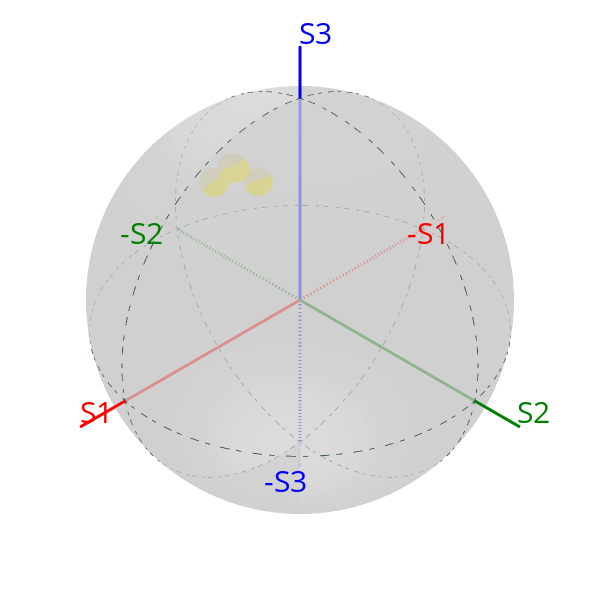

The notebook cell this image was saved under:
### Code cell
S = Stokes('Fiber optic retroreflector')

name_list = ['port2_to_portR_to_FORF_to_port1_max_refl',
'port2_to_portR_to_FORF_to_port1_max_refl_moved_rot',
'port2_to_portR_to_FORF_to_port1_max_refl_moved_rot_again',
'port2_to_portR_to_FORF_to_port1_med_refl']

legend_list = [f'max refl {data_dict['port2_to_portR_to_FORF_to_port1_max_refl'][0]:.2f} dBm',
f'max refl moved/rot {data_dict['port2_to_portR_to_FORF_to_port1_max_refl_moved_rot'][0]:.2f} dBm' ,
f'max refl moved/rot again {data_dict['port2_to_portR_to_FORF_to_port1_max_refl_moved_rot_again'][0]:.2f} dBm',
f'med refl {data_dict['port2_to_portR_to_FORF_to_port1_med_refl'][0]:.2f} dBm']

angles = []
ellipticities = []

for name in name_list:

    angle = np.deg2rad(data_dict[name][8])

    if angle < 0:
        angle += 2*np.pi

    angles.append(angle)

    ellip = np.deg2rad(data_dict[name][10])

    ellipticities.append(ellip)


print(S.general_azimuth_ellipticity(amplitude=1, azimuth=angles, ellipticity=ellipticities))


fig = S.draw_poincare(subplots=True)

fig.show()

fig2 = S.draw_ellipse(draw_arrow=False)
plt.legend(legend_list)

plt.savefig(r'O:\Tech_Photonics\Projects\Narrow Linewidth\MFB Chips\Chip 3 Feedback measurements\PM_components\New_meas\PM_FORF_ellipse.pdf')

### Figure 1 — Plotly figure (JSON) as saved in the notebook; plotly's stock layout.template omitted (floating-point values rounded to 4 significant figures; data arrays with more than 128 entries replaced by an {"elided": "..."} marker saying what was removed)
{"data": [{"hoverinfo": "skip", "line": {"color": "red", "width": 6}, "marker": {"size": 1}, "name": "S1", "scene": "scene", "type": "scatter3d", "x": [0, 1.2], "y": [0, 0], "z": [0, 0]}, {"hoverinfo": "skip", "line": {"color": "red", "dash": "dash", "width": 6}, "marker": {"size": 1}, "name": "-S1", "scene": "scene", "type": "scatter3d", "x": [0, -1.2], "y": [0, 0], "z": [0, 0]}, {"hoverinfo": "skip", "line": {"color": "green", "width": 6}, "marker": {"size": 1}, "name": "S2", "scene": "scene", "type": "scatter3d", "x": [0, 0], "y": [0, 1.2], "z": [0, 0]}, {"hoverinfo": "skip", "line": {"color": "green", "dash": "dash", "width": 6}, "marker": {"size": 1}, "name": "-S2", "scene": "scene", "type": "scatter3d", "x": [0, 0], "y": [0, -1.2], "z": [0, 0]}, {"hoverinfo": "skip", "line": {"color": "blue", "width": 6}, "marker": {"size": 1}, "name": "S3", "scene": "scene", "type": "scatter3d", "x": [0, 0], "y": [0, 0], "z": [0, 1.2]}, {"hoverinfo": "skip", "line": {"color": "blue", "dash": "dash", "width": 6}, "marker": {"size": 1}, "name": "-S3", "scene": "scene", "type": "scatter3d", "x": [0, 0], "y": [0, 0], "z": [0, -1.2]}, {"line": {"color": "darkslategrey", "dash": "dashdot", "width": 2}, "mode": "lines", "name": "S3=0", "scene": "scene", "type": "scatter3d", "x": {"elided": "361 float values"}, "y": {"elided": "361 float values"}, "z": {"elided": "361 float values"}}, {"line": {"color": "darkslategrey", "dash": "dashdot", "width": 2}, "mode": "lines", "name": "S2=0", "scene": "scene", "type": "scatter3d", "x": {"elided": "361 float values"}, "y": {"elided": "361 float values"}, "z": {"elided": "361 float values"}}, {"line": {"color": "darkslategrey", "dash": "dashdot", "width": 2}, "mode": "lines", "name": "S1=0", "scene": "scene", "type": "scatter3d", "x": {"elided": "361 float values"}, "y": {"elided": "361 float values"}, "z": {"elided": "361 float values"}}, {"cmax": 1, "cmin": 0, "colorscale": [[0, "rgb(255,255,255)"], [0.125, "rgb(240,240,240)"], [0.25, "rgb(217,217,217)"], [0.375, "rgb(189,189,189)"], [0.5, "rgb(150,150,150)"], [0.625, "rgb(115,115,115)"], [0.75, "rgb(82,82,82)"], [0.875, "rgb(37,37,37)"], [1, "rgb(0,0,0)"]], "customdata": [], "hovertemplate": "S1: %{x:.3f}<br>S2: %{y:.3f}<br>S3: %{z:.3f}<br>Parameter: %{customdata:.3f}", "lighting": {"ambient": 0.9, "diffuse": 0, "fresnel": 0.2, "roughness": 0.5, "specular": 0.05}, "name": "Sphere", "opacity": 0.7, "scene": "scene", "showlegend": false, "showscale": false, "surfacecolor": {"elided": "100x100 float values"}, "type": "surface", "x": {"elided": "100x100 float values"}, "y": {"elided": "100x100 float values"}, "z": {"elided": "100x100 float values"}}, {"customdata": [], "hovertemplate": "S1: %{x:.3f}<br>S2: %{y:.3f}<br>S3: %{z:.3f}<br>Parameter: %{customdata:.3f}", "marker": {"color": [1.0, 1.0, 1.0, 1.0], "colorscale": [[0, "rgb(0,0,0)"], [0.25, "rgb(230,0,0)"], [0.5, "rgb(230,210,0)"], [0.75, "rgb(255,255,255)"], [1, "rgb(160,200,255)"]], "size": 10}, "mode": "markers", "name": "Fiber optic retroreflector", "scene": "scene", "type": "scatter3d", "x": [-0.3559, -0.4973, -0.3398, -0.2443], "y": [-0.885, -0.8483, -0.8866, -0.9415], "z": [0.3, 0.1818, 0.3137, 0.2319]}], "layout": {"height": 600, "margin": {"b": 20, "l": 20, "r": 20, "t": 20}, "scene": {"annotations": [{"font": {"color": "red", "size": 30}, "showarrow": false, "text": "S1", "x": 1.2, "xshift": 15, "y": 0, "yshift": 15, "z": 0}, {"font": {"color": "red", "size": 30}, "showarrow": false, "text": "-S1", "x": -1.2, "xshift": -15, "y": 0, "yshift": -15, "z": 0}, {"font": {"color": "green", "size": 30}, "showarrow": false, "text": "S2", "x": 0, "xshift": 15, "y": 1.2, "yshift": 15, "z": 0}, {"font": {"color": "green", "size": 30}, "showarrow": false, "text": "-S2", "x": 0, "xshift": -15, "y": -1.2, "yshift": -15, "z": 0}, {"font": {"color": "blue", "size": 30}, "showarrow": false, "text": "S3", "x": 0, "xshift": 15, "y": 0, "yshift": 15, "z": 1.2}, {"font": {"color": "blue", "size": 30}, "showarrow": false, "text": "-S3", "x": 0, "xshift": -15, "y": 0, "yshift": -15, "z": -1.2}], "camera": {"center": {"x": 0, "y": 0, "z": 0}, "eye": {"x": 0.75, "y": 0.75, "z": 0.75}, "up": {"x": 0, "y": 0, "z": 1}}, "domain": {"x": [0, 1], "y": [0, 1]}, "xaxis": {"showbackground": false, "showgrid": false, "visible": false, "zeroline": false}, "yaxis": {"showbackground": false, "showgrid": false, "visible": false, "zeroline": false}, "zaxis": {"showbackground": false, "showgrid": false, "visible": false, "zeroline": false}}, "showlegend": false, "width": 600}}
